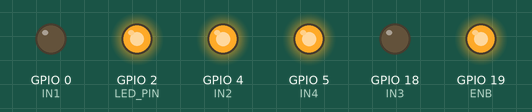
This sketch was run on a simulated ESP32. Parts: output pins drawn as LEDs (lit = HIGH).

Above: at 0.1 s.
Timing chart, 0 to 1.6 s (numbered marks = the images above):
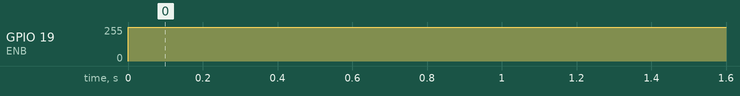

The sketch:

Basic_Movement.ino
```cpp
/*
Demonstrate variable speed by using LED software fade
functions
 */


#define IN1 0
#define IN2 4

#define IN3 18
#define IN4 5


// use first channel of 16 channels (started from zero)
#define LEDC_CHANNEL_0     0
#define LEDC_CHANNEL_1     1

// use 13 bit precission for LEDC timer
#define LEDC_TIMER_13_BIT  13

// use 5000 Hz as a LEDC base frequency
#define LEDC_BASE_FREQ     5000

// fade LED PIN (replace with LED_BUILTIN constant for built-in LED)
#define LED_PIN            2
#define ENB     19

int brightness = 0;    // how bright the LED is
int fadeAmount = 5;    // how many points to fade the LED by

// Arduino like analogWrite
// value has to be between 0 and valueMax
void myAnalogWrite(uint8_t channel, uint32_t value, uint32_t valueMax = 255) {
  // calculate duty, 8191 from 2 ^ 13 - 1
  uint32_t duty = (8191 / valueMax) * min(value, valueMax);

  // write duty to LEDC
  ledcWrite(channel, duty);
}

void setup() {
  // Setup timer and attach timer to a led pin
  ledcSetup(LEDC_CHANNEL_0, LEDC_BASE_FREQ, LEDC_TIMER_13_BIT);
  ledcAttachPin(LED_PIN, LEDC_CHANNEL_0);

  ledcSetup(LEDC_CHANNEL_1, LEDC_BASE_FREQ, LEDC_TIMER_13_BIT);
  ledcAttachPin(ENB, LEDC_CHANNEL_1);


  pinMode(IN1,OUTPUT);
  pinMode(IN2,OUTPUT);
  pinMode(IN3,OUTPUT);
  pinMode(IN4,OUTPUT);
  digitalWrite(IN1,LOW);
  digitalWrite(IN2,HIGH);
  digitalWrite(IN3,LOW);
  digitalWrite(IN4,HIGH);
  brightness = 255;
}

void loop() {
  // set the brightness on LEDC channel 0
  myAnalogWrite(LEDC_CHANNEL_0, brightness);
  myAnalogWrite(LEDC_CHANNEL_1, brightness);


  delay(30);
}
```

Measured:
- by itself, GPIO 19 (ENB): 0/255 → 254/255 at 0.00 s
